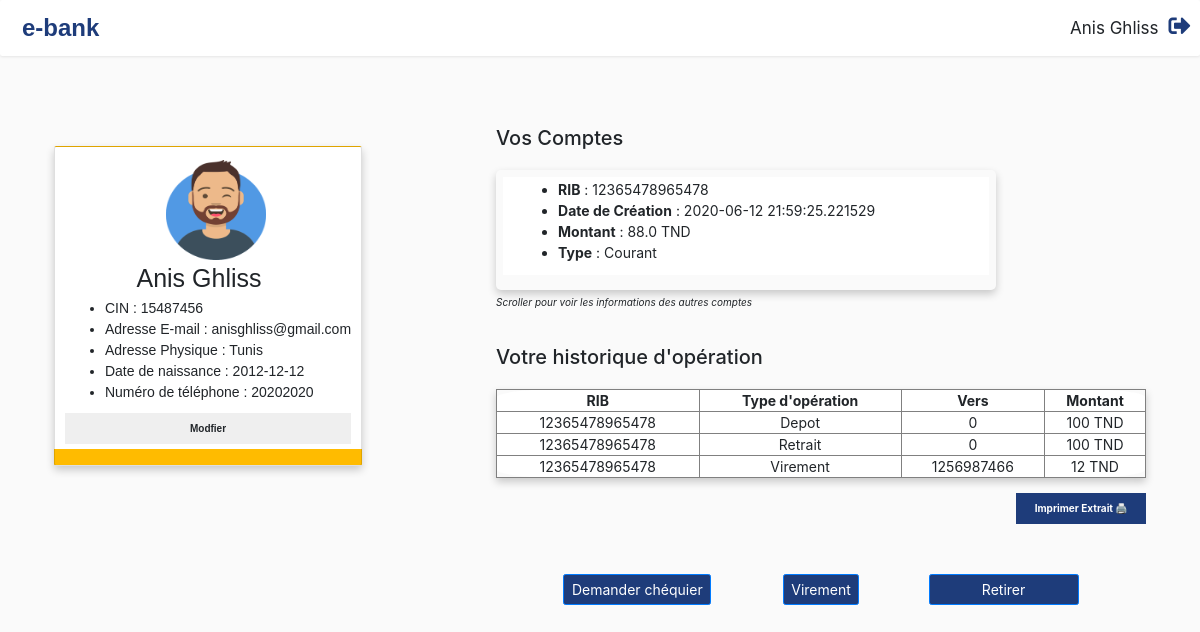
/client_profil (signed in), run on the app's committed database.
### flask_blog/models.py (models this page shows, shortened)
class User(db.Model, UserMixin):
    id = db.Column(db.Integer, primary_key=True)
    cin = db.Column(db.Integer, unique=True, nullable=False)
    username = db.Column(db.String(20), unique=True, nullable=False)
    naissance = db.Column(db.String(20), unique=True, nullable=False)
    num_tel = db.Column(db.Integer,unique=True)
    etatCivil = db.Column(db.String(20), unique=True, nullable=False)
    email = db.Column(db.String(120), unique=True, nullable=False)
    adresse = db.Column(db.String(120), unique=True, nullable=False)
    sexe = db.Column(db.String(10), unique=True, nullable=False)
    image_file = db.Column(db.String(20), nullable=False, default='default.png')
    password = db.Column(db.String(60), nullable=False)
    num_carte =  db.Column(db.Integer,unique=True)
    code_confidentiel = db.Column(db.Integer,unique=True)
    comptes = db.relationship('Compte', backref='client', lazy=True)
    chequiers = db.relationship('Chequier', backref='client', lazy=True)

class Compte(db.Model):
    RIB = db.Column(db.Integer, primary_key=True)
    type = db.Column(db.String(20), nullable=False)
    date_creation = db.Column(db.DateTime, nullable=False, default=datetime.utcnow)
    somme = db.Column(db.Float, nullable=False)
    user_id = db.Column(db.Integer, db.ForeignKey('user.id'), nullable=False)

class Transaction(db.Model):
    id = db.Column(db.Integer, primary_key=True)
    user_id = db.Column(db.Integer, nullable=False)
    type = db.Column(db.String(20), nullable=False);
    de = db.Column(db.Integer, nullable=False)
    vers = db.Column(db.Integer, nullable=False)
    montant = db.Column(db.Integer, nullable=False);

### flask_blog/routes.py (the view)
@app.route('/client_profil')
@login_required
def client_dashbord():
    form1 = RetirerForm()
    form = VirementForm()
    Tx = Transaction.query.filter_by(user_id=current_user.id)
    print(Tx[0].type,file=sys.stderr)
    return render_template("client/client_dashboard.html",form1=form1,Tx=Tx,form=form,user=current_user)

### flask_blog/form.py
class RetirerForm(FlaskForm):
    num_carte = IntegerField('numéro de la carte ', validators=[DataRequired()])
    code_conf = IntegerField('code confidentiel ', validators=[DataRequired()])
    montant = FloatField('Montant', validators=[DataRequired()])
    RIB = IntegerField('RIB du compte ', validators=[DataRequired()])
    submit = SubmitField('Retirer')

class VirementForm(FlaskForm):
    De = IntegerField('Envoyeur (RIB) ', validators=[DataRequired()])
    vers = IntegerField('Destinataire (RIB) ', validators=[DataRequired()])
    montant = FloatField('Montant', validators=[DataRequired()])
    submit = SubmitField('Envoyer')

### flask_blog/models.py (called while the page is built)
@login_manager.user_loader
def load_user(user_id):
    return User.query.get(int(user_id))

### flask_blog/templates/client/client_dashboard.html (shortened to what this page needs)
<!DOCTYPE html>
<html lang="en">
<head>
    <link rel="stylesheet" href="../../static/client_profile.css">
    <link href="{{url_for('static', filename = 'css/bootstrap.min.css')}}" rel="stylesheet">
    <link rel="stylesheet" href="https://cdnjs.cloudflare.com/ajax/libs/font-awesome/4.7.0/css/font-awesome.min.css">
    <link href="//maxcdn.bootstrapcdn.com/bootstrap/4.1.1/css/bootstrap.min.css" rel="stylesheet" id="bootstrap-css">
    <link rel="stylesheet" href="https://use.fontawesome.com/releases/v5.7.1/css/all.css">
</head>
<body>
    <div class="shadow-sm p-3 mb-5 bg-white rounded">
        <span
            style="margin-left:12px;font-weight: 800;font-family : 'Electrolize', sans-serif;font-size: 24px; color:#1e3c7a">e-bank</span>
        <div style="float: right" ;>
            <span style="margin-right: 7px; font-size: 17px;">{{user.username}}</span>
            <a style="text-decoration: none;" href="{{ url_for('logout') }}">
                <i style="color: #1e3c7a;" class="fas fa-sign-out-alt"></i>
            </a>
        </div>
    </div>
    <div class="container-fixed">
        <div class="card" style="padding: 10px; height: 320px;">
            <div style="margin-left: 25%;display:inline-block;">
                <img src="../../static/css/unnamed.png" width="100" height="100"
                    style="margin-left:30px;margin-bottom:3px; margin-top:3px;">
                <h1>{{user.username}}</h1>
            </div>
            <ul style="font-size: 14px;">
                <li>CIN : {{user.cin}}</li>
                <li>Adresse E-mail : {{user.email}} </li>
                <li>Adresse Physique : {{user.adresse}}</li>
                <li>Date de naissance : {{user.naissance}}</li>
                <li>Numéro de téléphone : {{user.num_tel}}</li>
            </ul>
            <button><b>Modfier</b></button>
        </div>
        <div style="display: flex; flex-direction: column;">
            <h2 style="margin-top:40px;margin-bottom : 20px">Vos Comptes</h2>
            <div class="slider">
                <div class="slides">
                    {% for compte in user.comptes %}
                    <div id="slide-1">
                        <div class="container">
                            <ul style="font-size: 14px;">
                                <li><b>RIB</b> : {{compte.RIB}}</li>
                                <li><b>Date de Création</b> : {{compte.date_creation}}</li>
                                <li><b>Montant</b> : {{compte.somme}} TND</li>
                                <li><b>Type</b> : {{compte.type}}</li>
                            </ul>
                        </div>
                    </div>
                    {% endfor %}
                </div>
            </div>
            <p style="margin-top: 5px;"><i>Scroller pour voir les informations des autres comptes</i></p>
            <div class="trans-history">
                <h2 style="margin-bottom : 20px">Votre historique d'opération</h2>
                <div class="trans-table">
                    <table border="1">
                        <th>RIB</th>
                        <th>Type d'opération</th>
                        <th>Vers</th>
                        <th>Montant</th>
                        {% for Tx in Tx %}
                        <tr>
                            <td>{{Tx.de}}</td>
                            <td>{{Tx.type}}</td>
                            <td>{{Tx.vers}}</td>
                            <td>{{Tx.montant}} TND</td>
                        </tr>
                        {% endfor %}
                    </table>
                </div>
                <button style="color:#fff;width: 20%; margin-top: 15px; float: right;background-color: #1e3c7a;">
                    <b>Imprimer Extrait 🖨 </b>
                </button>
            </div>
            <div style="width:100%;display: flex;justify-content: space-evenly;margin-top: 50px; flex-wrap: nowrap;">
                <form style="margin-right: 150px;" action="{{url_for('chequier_user', user_id=user.id)}}" method="POST">
                    <input style="background-color: #1e3c7a;width: 100%;font-size: 14px;" class="btn btn-primary"
                        type="submit" value="Demander chéquier">
                </form>
                <div style="display: flex;flex-direction: column; justify-content:space-evenly; position: absolute;">
                    <input id="virement" style="background-color: #1e3c7a;width: 100%;font-size: 14px;"
                        class="btn btn-primary" type="submit" value="Virement">
                </div>
                <div style="display: flex;flex-direction: column; width: 150px;">
                    <input id="extraire" style="background-color: #1e3c7a;font-size: 14px;"
                        class="btn btn-primary" type="submit" value="Retirer">
                </div>
            </div>
        </div>
    </div>
</body>
</html>

### flask_blog/static/client_profile.css (style rules this page uses)
html body { background-color: #fafafa; }
.card { box-shadow: 0 4px 8px 0 rgba(0, 0, 0, 0.2); display:inline-block; margin-right: 80px; margin-top: 60px; font-family: arial; background: linear-gradient(180deg, #fff 95%, #ffbb00 5%); }
.trans-history { margin-top: 25px; }
.trans-table { box-shadow: 0 4px 8px 0 rgba(0,0,0,0.2); }
.trans-table table { padding: 15px; width: 100%; font-size: 14px; border-radius: 10%; text-align: center; background-color: #fff; }
button { border: none; outline: 0; display: inline-block; padding: 8px; color: white; text-align: center; cursor: pointer; width: 100%; font-size: 18px; }
a { text-decoration: none; font-size: 22px; color: black; }
.container { padding: 2px 16px; }
.container-fixed { display: flex; justify-content: space-evenly; }
.slider { box-shadow: 0 4px 8px 0 rgba(0,0,0,0.2); transition: 0.3s; margin-right: 150px; width:500px; height: 120px; padding: 7px; border-radius: 5px; overflow: hidden; }
.slides { display: flex; background-color: #ffff; overflow-x: auto; scroll-snap-type: x mandatory; scroll-behavior: smooth; -webkit-overflow-scrolling: touch; }
.slides > div { scroll-snap-align: start; flex-shrink: 0; width: 500px; border-radius: 10px; transform: scale(1); transition: transform 0.5s; position: relative; display: flex; }

### data on the page
User: username "Anis Ghliss", cin "15487456", email "anisghliss@gmail.com", adresse "Tunis", naissance "2012-12-12", num_tel "20202020"
Compte: RIB "12365478965478", date_creation "2020-06-12 21:59:25.221529", somme "88.0", type "Courant"
Transaction: de "12365478965478", type "Depot", vers "0", montant "100"
Transaction: de "12365478965478", type "Retrait", vers "0", montant "100"
Transaction: de "12365478965478", type "Virement", vers "1256987466", montant "12"
